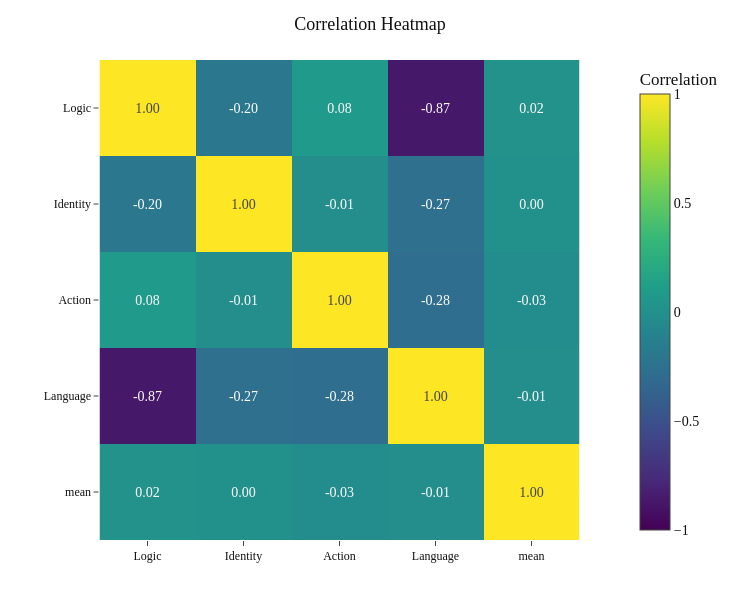

Write notebook code for a chart like this one.
### Code cell
# Calculate correlation matrix (same as before)
corr_matrix = df_copy[['Logic', 'Identity', 'Action', 'Language', 'mean']].corr()
print("Correlation Matrix:")
print(corr_matrix)

# Create interactive heatmap
fig = px.imshow(corr_matrix,
                text_auto='.2f', 
                zmin=-1, 
                zmax=1,  
                labels=dict(color="Correlation"),
                title='Correlation Heatmap')



# Adjust figure size (Plotly uses pixels)
fig.update_layout(width=740, height=600)
fig.write_html("Corrolation_caption_classification.html")
fig.show()

### Figure 1 — Plotly figure (JSON) as saved in the notebook; plotly's stock layout.template omitted (floating-point values rounded to 4 significant figures)
{"data": [{"coloraxis": "coloraxis", "hovertemplate": "x: %{x}<br>y: %{y}<br>Correlation: %{z}<extra></extra>", "name": "0", "texttemplate": "%{z:.2f}", "type": "heatmap", "x": ["Logic", "Identity", "Action", "Language", "mean"], "xaxis": "x", "y": ["Logic", "Identity", "Action", "Language", "mean"], "yaxis": "y", "z": [[1.0, -0.2013, 0.07965, -0.8663, 0.01919], [-0.2013, 1.0, -0.01335, -0.2673, 0.00131], [0.07965, -0.01335, 1.0, -0.2832, -0.02884], [-0.8663, -0.2673, -0.2832, 1.0, -0.01231], [0.01919, 0.00131, -0.02884, -0.01231, 1.0]]}], "layout": {"coloraxis": {"cmax": 1, "cmin": -1, "colorbar": {"title": {"text": "Correlation"}}, "colorscale": [[0, "#440154"], [0.1111, "#482878"], [0.2222, "#3e4989"], [0.3333, "#31688e"], [0.4444, "#26828e"], [0.5556, "#1f9e89"], [0.6667, "#35b779"], [0.7778, "#6ece58"], [0.8889, "#b5de2b"], [1, "#fde725"]]}, "height": 600, "title": {"text": "Correlation Heatmap"}, "width": 740, "xaxis": {"anchor": "y", "constrain": "domain", "domain": [0, 1], "scaleanchor": "y"}, "yaxis": {"anchor": "x", "autorange": "reversed", "constrain": "domain", "domain": [0, 1]}}}
